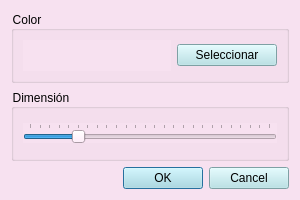
<?xml version="1.0" encoding="UTF-8"?>
<ui version="4.0">
 <class>Configuracion</class>
 <widget class="QDialog" name="Configuracion">
  <property name="geometry">
   <rect>
    <x>0</x>
    <y>0</y>
    <width>300</width>
    <height>200</height>
   </rect>
  </property>
  <property name="sizePolicy">
   <sizepolicy hsizetype="Fixed" vsizetype="Fixed">
    <horstretch>0</horstretch>
    <verstretch>0</verstretch>
   </sizepolicy>
  </property>
  <property name="windowTitle">
   <string>Dialog</string>
  </property>
  <property name="windowIcon">
   <iconset resource="Resources.qrc">
    <normaloff>:/Iconos/configuraciones.png</normaloff>:/Iconos/configuraciones.png</iconset>
  </property>
  <property name="styleSheet">
   <string notr="true">background-color: rgb(247, 225, 240);</string>
  </property>
  <layout class="QVBoxLayout" name="verticalLayout">
   <item>
    <widget class="QGroupBox" name="groupBox">
     <property name="title">
      <string>Color</string>
     </property>
     <layout class="QHBoxLayout" name="horizontalLayout">
      <item>
       <widget class="QWidget" name="wigetColor" native="true">
        <property name="minimumSize">
         <size>
          <width>50</width>
          <height>0</height>
         </size>
        </property>
        <property name="autoFillBackground">
         <bool>false</bool>
        </property>
       </widget>
      </item>
      <item>
       <widget class="QPushButton" name="btnColor">
        <property name="maximumSize">
         <size>
          <width>100</width>
          <height>16777215</height>
         </size>
        </property>
        <property name="styleSheet">
         <string notr="true">background-color: rgb(176, 224, 230);</string>
        </property>
        <property name="text">
         <string>Seleccionar</string>
        </property>
       </widget>
      </item>
     </layout>
    </widget>
   </item>
   <item>
    <widget class="QGroupBox" name="groupBox_2">
     <property name="title">
      <string>Dimensión</string>
     </property>
     <layout class="QHBoxLayout" name="horizontalLayout_2">
      <item>
       <widget class="QSlider" name="inDimension">
        <property name="maximum">
         <number>25</number>
        </property>
        <property name="pageStep">
         <number>5</number>
        </property>
        <property name="value">
         <number>5</number>
        </property>
        <property name="orientation">
         <enum>Qt::Horizontal</enum>
        </property>
        <property name="tickPosition">
         <enum>QSlider::TicksAbove</enum>
        </property>
       </widget>
      </item>
     </layout>
    </widget>
   </item>
   <item>
    <widget class="QDialogButtonBox" name="buttonBox">
     <property name="styleSheet">
      <string notr="true">
background-color: rgb(176, 224, 230);</string>
     </property>
     <property name="orientation">
      <enum>Qt::Horizontal</enum>
     </property>
     <property name="standardButtons">
      <set>QDialogButtonBox::Cancel|QDialogButtonBox::Ok</set>
     </property>
    </widget>
   </item>
  </layout>
 </widget>
 <resources>
  <include location="Resources.qrc"/>
 </resources>
 <connections>
  <connection>
   <sender>buttonBox</sender>
   <signal>accepted()</signal>
   <receiver>Configuracion</receiver>
   <slot>accept()</slot>
   <hints>
    <hint type="sourcelabel">
     <x>248</x>
     <y>254</y>
    </hint>
    <hint type="destinationlabel">
     <x>157</x>
     <y>274</y>
    </hint>
   </hints>
  </connection>
  <connection>
   <sender>buttonBox</sender>
   <signal>rejected()</signal>
   <receiver>Configuracion</receiver>
   <slot>reject()</slot>
   <hints>
    <hint type="sourcelabel">
     <x>316</x>
     <y>260</y>
    </hint>
    <hint type="destinationlabel">
     <x>286</x>
     <y>274</y>
    </hint>
   </hints>
  </connection>
 </connections>
</ui>
